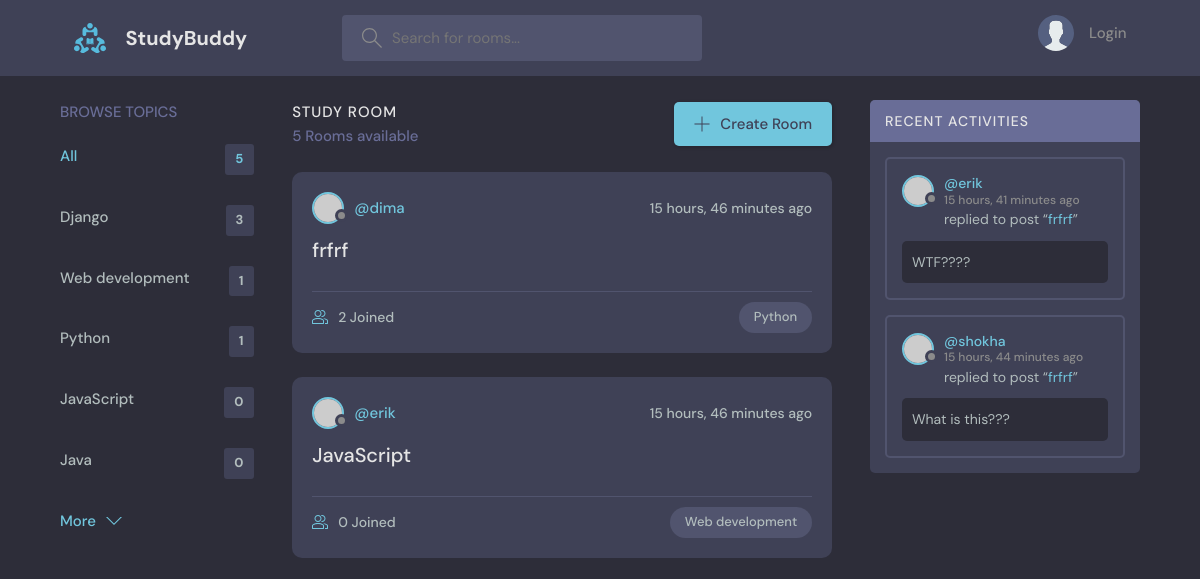
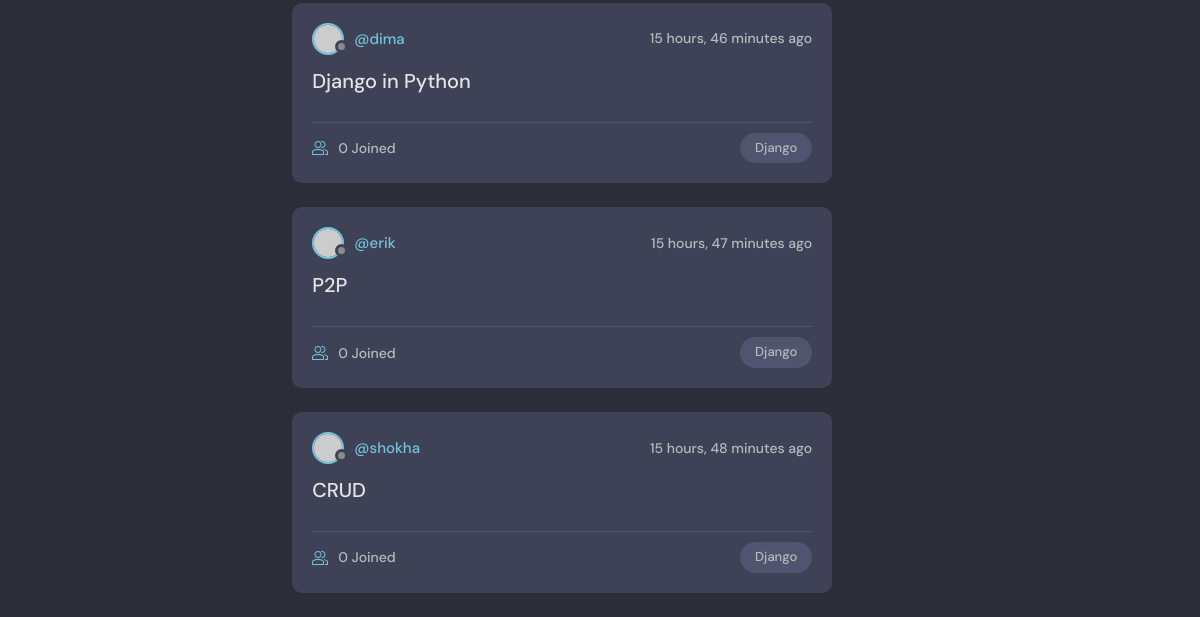
/, run on an earlier commit of the app's database (2 pictures, top to bottom).
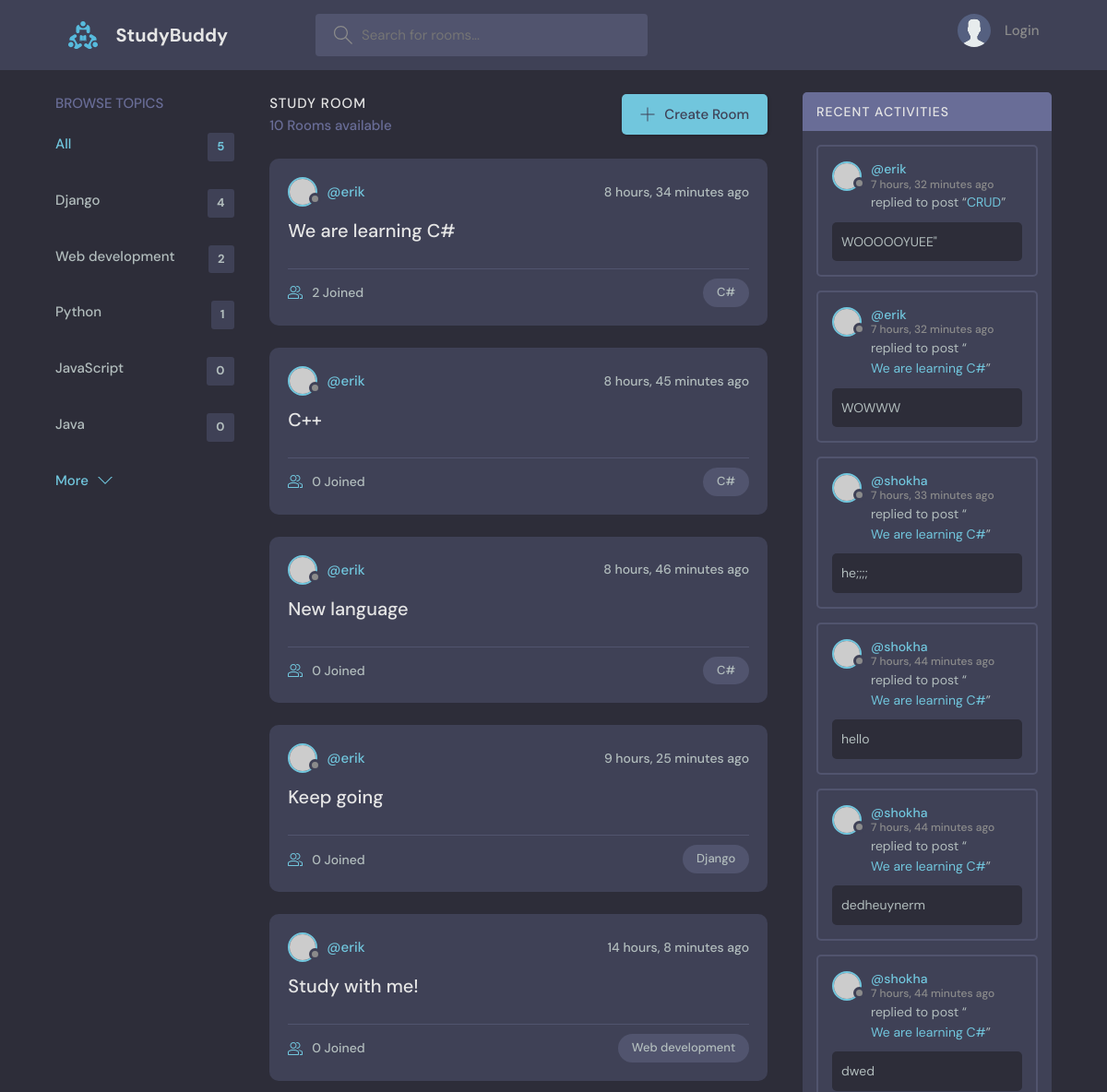
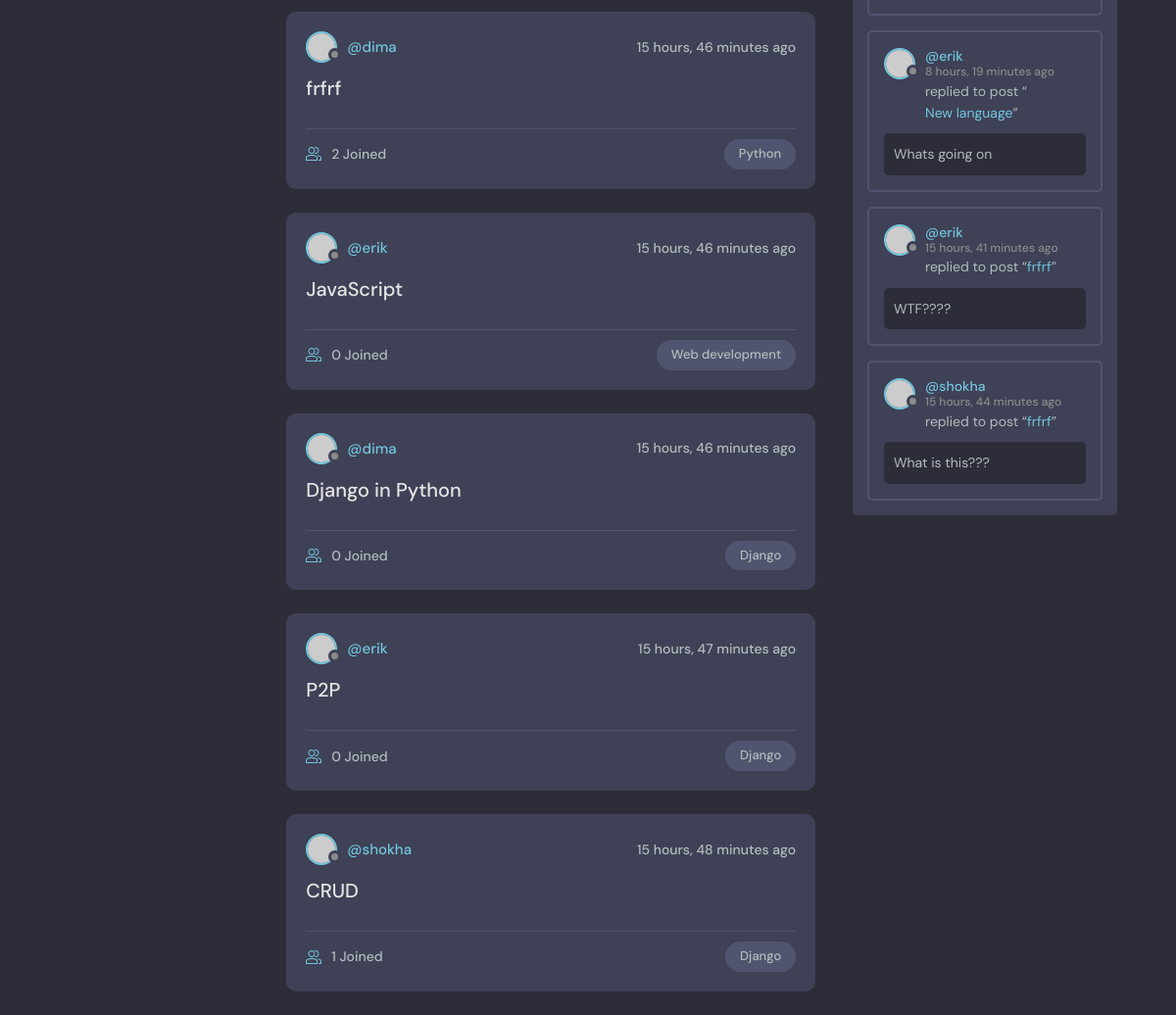
And on a later commit of the database (2 pictures, top to bottom).
### base/models.py (models this page shows, shortened)
class Topic(models.Model):
    name = models.CharField(max_length=200)

class Room(models.Model):
    host = models.ForeignKey(User, on_delete=models.SET_NULL, null=True)
    topic = models.ForeignKey(Topic, on_delete=models.SET_NULL, null=True)
    name = models.CharField(max_length=200)
    description = models.TextField(null=True, blank=True)
    participants = models.ManyToManyField(User, related_name='participants', blank=True)
    update = models.DateTimeField(auto_now=True)
    created = models.DateTimeField(auto_now_add=True)
    class Meta:
        ordering = ['-update', '-created']
    def __str__(self) -> str:
        return self.name

class Message(models.Model):
    user = models.ForeignKey(User, on_delete=models.CASCADE)
    room = models.ForeignKey(Room, on_delete=models.CASCADE)
    body = models.TextField()
    update = models.DateTimeField(auto_now=True)
    created = models.DateTimeField(auto_now_add=True)
    class Meta:
        ordering = ['-update', '-created']

### base/views.py (the view)
# urls.py: path('', views.home, name="home"),
def home(request):
    q = request.GET.get('q') if request.GET.get('q') != None else ''
    rooms = Room.objects.filter(
        Q(topic__name__icontains=q) |
        Q(name__icontains=q) |
        Q(description__icontains=q)
        )
    topics = Topic.objects.all()[0:5]
    room_count = rooms.count()
    room_messages = Message.objects.filter(Q(room__topic__name__icontains=q))
    context = {'rooms': rooms, 'topics': topics,
               'room_count': room_count, 'room_messages': room_messages}
    return render(request, 'base/home.html', context)

### base/templates/base/home.html (shortened to what this page needs)
{% extends 'main.html' %}
{% block content %}
<main class="layout layout--3">
      <div class="container">
        {% include 'base/topics_component.html' %}
        <div class="roomList">
          <div class="roomList__header">
            <div>
              <h2>Study Room</h2>
              <p>{{room_count}}  Rooms available</p>
            </div>
            <a class="btn btn--main" href="{% url 'create-room' %}">
              <svg version="1.1" xmlns="http://www.w3.org/2000/svg" width="32" height="32" viewBox="0 0 32 32">
                <title>add</title>
                <path
                  d="M16.943 0.943h-1.885v14.115h-14.115v1.885h14.115v14.115h1.885v-14.115h14.115v-1.885h-14.115v-14.115z"
                ></path>
              </svg>
              Create Room
            </a>
          </div>
          {% include 'base/feed_component.html' %}
        </div>
        {% include 'base/activity_component.html' %}
      </div>
    </main>
{% endblock content %}

### base/templates/base/topics_component.html
<div class="topics">
    <div class="topics__header">
      <h2>Browse Topics</h2>
    </div>
    <ul class="topics__list">
      <li>
        <a href="{% url 'home' %}" class="active">All <span>{{topics.count}}</span></a>
      </li>
{% for topic in topics %}
      <li>
        <a href="{% url 'home' %}?q={{topic.name}}">{{topic.name}} <span>{{topic.room_set.all.count}}</span></a>
      </li>
{% endfor %}
    </ul>
    <a class="btn btn--link" href="{% url 'topics' %}">
      More
      <svg version="1.1" xmlns="http://www.w3.org/2000/svg" width="32" height="32" viewBox="0 0 32 32">
        <title>chevron-down</title>
        <path d="M16 21l-13-13h-3l16 16 16-16h-3l-13 13z"></path>
      </svg>
    </a>
  </div>

### base/templates/base/feed_component.html (shortened to what this page needs)
{% for room in rooms %}
<div class="roomListRoom">
    <div class="roomListRoom__header">
      <a href="{% url 'user.profile' room.host.id %}" class="roomListRoom__author">
        <div class="avatar avatar--small">
          <img src="https://randomuser.me/api/portraits/women/11.jpg" />
        </div>
        <span>@{{room.host.username}}</span>
      </a>
      <div class="roomListRoom__actions">
        <span>{{room.created|timesince}} ago</span>
      </div>
    </div>
    <div class="roomListRoom__content">
      <a href="{% url 'room' room.id %}">{{room.name}}</a>
    </div>
    <div class="roomListRoom__meta">
      <a href="{% url 'room' room.id %}" class="roomListRoom__joined">
        {{room.participants.all.count}} Joined
      </a>
      <p class="roomListRoom__topic">{{room.topic.name}}</p>
    </div>
  </div>
  {% endfor %}

### base/templates/base/activity_component.html (shortened to what this page needs)
<div class="activities">
    <div class="activities__header">
        <h2>Recent Activities</h2>
    </div>
    {% for message in room_messages %}
    <div class="activities__box">
        <div class="activities__boxHeader roomListRoom__header">
            <a href="{% url 'user.profile' message.user.id %}" class="roomListRoom__author">
                <div class="avatar avatar--small">
                    <img src="https://randomuser.me/api/portraits/women/11.jpg" />
                </div>
                <p>
                    @{{ message.user }}
                    <span>{{ message.created|timesince }} ago</span>
                </p>
            </a>
        </div>
        <div class="activities__boxContent">
            <p>replied to post “<a href="{% url 'room' message.room.id %}">{{message.room}}</a>”</p>
            <div class="activities__boxRoomContent">
                {{message.body}}
            </div>
        </div>
    </div>
{% endfor %}
</div>

What changed in the data, as far as the page shows it:
computed for Topic "Django": room_set.all.count "3" → "4"
computed for Topic "Web development": room_set.all.count "1" → "2"
added Room: host.username "erik", created "8 hours, 34 minutes", name "We are learning C#", participants.all.count "2", topic.name "C#"
added Room: host.username "erik", created "8 hours, 45 minutes", name "C++", participants.all.count "0", topic.name "C#"
added Room: host.username "erik", created "8 hours, 46 minutes", name "New language", participants.all.count "0", topic.name "C#"
added Room: host.username "erik", created "9 hours, 25 minutes", name "Keep going", participants.all.count "0", topic.name "Django"
added Room: host.username "erik", created "14 hours, 8 minutes", name "Study with me!", participants.all.count "0", topic.name "Web development"
computed for Room "CRUD": participants.all.count "0" → "1"
added Message: user "erik", created "7 hours, 32 minutes", room "CRUD", body "WOOOOOYUEE\""
added Message: user "erik", created "7 hours, 32 minutes", room "We are learning C#", body "WOWWW"
added Message: user "shokha", created "7 hours, 33 minutes", room "We are learning C#", body "he;;;;"
added Message: user "shokha", created "7 hours, 44 minutes", room "We are learning C#", body "hello"
added Message: user "shokha", created "7 hours, 44 minutes", room "We are learning C#", body "dedheuynerm"
added Message: user "shokha", created "7 hours, 44 minutes", room "We are learning C#", body "dwed"
added Message: user "erik", created "8 hours, 19 minutes", room "New language", body "Whats going on"
Also different on the page:
{{ room_count }}: "5" → "10"
